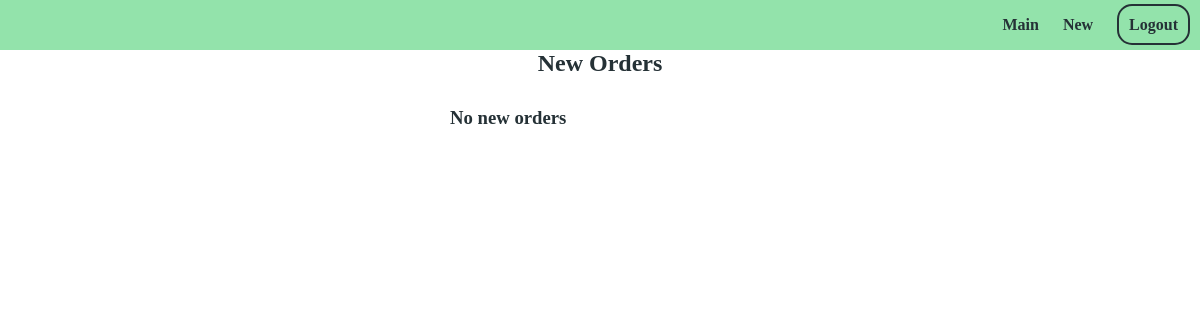
Page /app/new_list/ (signed in) on the earlier database version.
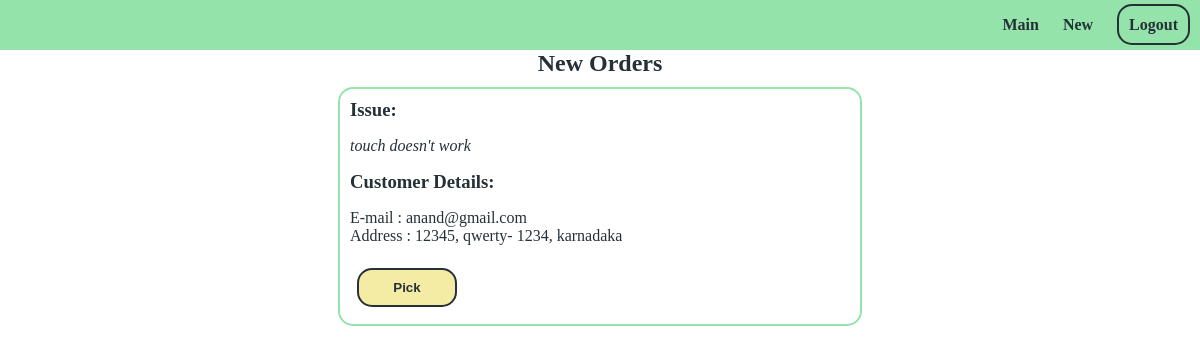
Same page on the later database version.
### app/models.py (models this page shows)
class IssueModel(models.Model):
    issue = models.TextField(blank=False,null=False)
    customer_name = models.ForeignKey(CustomUser,on_delete=models.CASCADE)
    address = models.TextField(blank=False,null=False)
    state = models.CharField(max_length=200 ,blank=False,null=False)
    district = models.CharField(max_length=200 , blank=False,null=False)
    pincode = models.IntegerField(blank=False,null=False)
    command = models.TextField()
    owner_id = models.CharField(max_length=200)
    selected = models.BooleanField(default=False)
    picked = models.BooleanField(default=False)

class CustomUser(AbstractUser):
    username = models.CharField(max_length=30,unique=False)
    company_name = models.CharField(max_length=100)
    phone = models.CharField(max_length=100,blank=False,null=False)
    address = models.TextField(max_length=300,blank=False,null=False)
    state = models.CharField(max_length=100,blank=False , null = False)
    district = models.CharField(max_length=200, blank=False , null = False)
    pincode = models.CharField(max_length=200,blank = True , null = True)
    is_owner = models.BooleanField(blank = True , null = True)
    def __str__(self):
        return self.email

### app/views.py (the view)
# urls.py: path('new_list/',new_list, name="new_list"),
@login_required(login_url='/accounts/login/')
def new_list(request):
	list_data = IssueModel.objects.filter(selected=True,owner_id=request.user.email,picked=False)
	context = {
	'title' : "New Orders",
	"list_datas" : list_data ,
	}
	if request.method == "POST":
		target_val = IssueModel.objects.get(id=request.POST['id'])
		target_val.picked = True
		target_val.save()
		return redirect('new_list')
	return render(request,'app/new_list.html',context)

### app/templates/app/new_list.html (shortened to what this page needs)
{% extends "app/base.html" %}
{% block content %}
<h2>New Orders</h2>
{% for data in list_datas %}
<div id="list_select_div">
<h3>Issue:</h3> <p><i>{{data.issue}}</i></p>
<h3>Customer Details:</h3>
<p style="text-decoration:none;">
E-mail : {{data.customer_name}}<br>
Address : {{data.address}}, {{data.district}}- {{data.pincode}}, {{data.state}}
</p>
<form method="POST">
	<input id="submit_button" type="submit" value="Pick">
</form>
</div>
{% empty %}
<div style="width:300px;margin-top:30px;">
<h3>No new orders</h3>
</div>
{% endfor %}
{% endblock %}

Differences in the rows shown:
now on this page (row edited): IssueModel: issue "touch doesn't work", customer_name "anand@gmail.com", address "12345", district "qwerty", pincode "1234", state "karnadaka"
Other differences:
text no longer shown: "No new orders"
